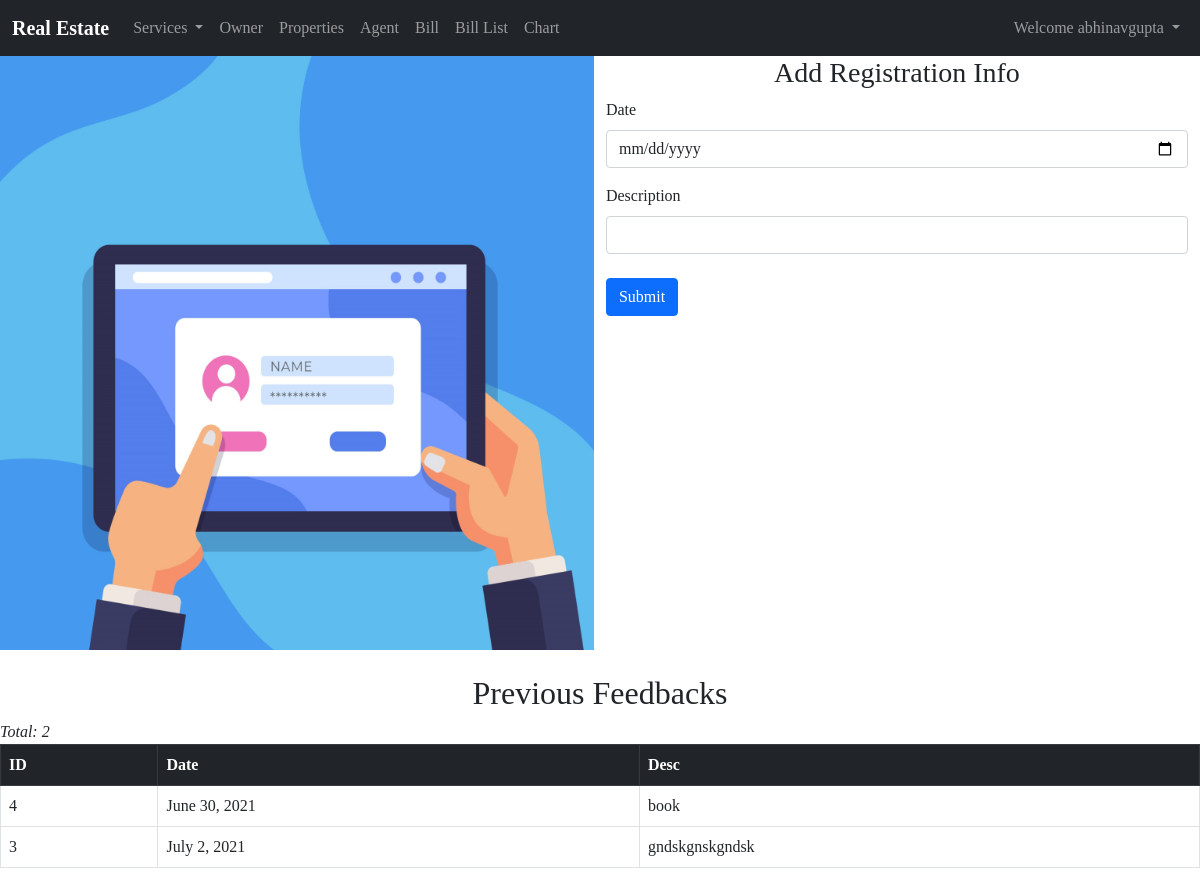
The page /registration (signed in) on the database its author committed.
### Home/models.py (models this page shows, shortened)
class Registration(models.Model):
    date=models.DateField(unique = True)
    desc=models.TextField(max_length=500)

### Home/views.py (the view)
# urls.py: path("registration",views.registration,name='registration'),
def registration(request):
    data=Registration.objects.all().order_by("-id")
    if request.method =="POST":
        date=request.POST.get('date')
        desc=request.POST.get('desc')
        registration=Registration(date=date,desc=desc)
        registration.save()
        messages.success(request,'Form has been submitted.')
    return render(request,'registration.html',{"feedback":data})

### templates/registration.html (shortened to what this page needs)
{% extends 'base.html' %}
{% block body %}
<div class="main-container">
    <div class="container-flex container-fluid px-0 mb-4">
        <img src="/static/registration.png" class="d-block w-100 h-80 mx-0" alt="...">
    </div>
    <div class="container-flex container">
        <h3 class="text-center">Add Registration Info</h3>
        <form method="post" action="/registration">
            <div class="form-group mb-3">
                <label for="date" class="form-label">Date</label>
                <input type="date" class="form-control" id="date" name="date" placeholder="01-06-2021" required>
            </div>
            <div class="form-group mb-3">
                <label for="desc" class="form-label">Description</label>
                <input type="text" class="form-control" id="desc" name="desc" placeholder="" required>
            </div>
            <button type="submit" class="btn btn-primary my-2 ">Submit</button>
        </form>
    </div>
</div>
<div class="row">
    <div class="col-md-12">
        <h2 class="text-center">Previous Feedbacks</h2>
        <em>Total: {{feedback|length}}</em>
        <table class="table table-bordered">
            <thead>
                <tr  class="table table-dark">
                    <th>ID</th>
                    <th>Date</th>
                    <th>Desc</th>
                </tr>
            </thead>
            <tbody>
                {% for msg in feedback %}
                <tr>
                    <td>{{msg.id}}</td>
                    <td>{{msg.date}}</td>
                    <td>{{msg.desc}}</td>
                </tr>
                {% endfor %}
            </tbody>
        </table>
    </div>
</div>
    {% endblock body %}

### templates/base.html (shortened to what this page needs)
<!doctype html>
<html lang="en">
<head>
    <link href="https://cdn.jsdelivr.net/npm/bootstrap@5.0.0/dist/css/bootstrap.min.css" rel="stylesheet"
>
    <link rel="stylesheet" href="https://cdnjs.cloudflare.com/ajax/libs/Chart.js/2.8.0/Chart.min.css" />
</head>
<body>
    <nav class="navbar navbar-expand-lg navbar-dark bg-dark">
        <div class="container-fluid">
            <a class="navbar-brand" href="/"><b>Real Estate</b></a>
            <div class="collapse navbar-collapse" id="navbarSupportedContent">
                <ul class="navbar-nav me-auto mb-2 mb-lg-0">
                    <li class="nav-item dropdown">
                        <a class="nav-link dropdown-toggle" href="/services" id="navbarDropdown" role="button"
                            data-bs-toggle="dropdown" aria-expanded="false">
                            Services
                        </a>
                    </li>
                </ul>
                <li class="nav-item">
                    <a class="nav-link" href="owner">Owner</a>
                </li>
                <li class="nav-item">
                    <a class="nav-link" href="property">Properties</a>
                </li>
                <li class="nav-item">
                    <a class="nav-link" href="agent">Agent</a>
                </li>
                <li class="nav-item">
                    <a class="nav-link" href="bill">Bill</a>
                </li>
                <li class="nav-item">
                    <a class="nav-link" href="bills_list">Bill List</a>
                </li>
                <li class="nav-item">
                    <a class="nav-link" href="chart">Chart</a>
                </li>
            {% if user.is_authenticated %}
            <ul class="navbar-nav">
                <li class="nav-item dropdown">
                  <a class="nav-link dropdown-toggle" href="#" id="navbarDropdown" role="button" data-bs-toggle="dropdown" aria-expanded="false">
                    Welcome {{request.user}}
                  </a>
                </li>
            </ul>
            {% endif %}
            </div>
        </div>
    </nav>
    {% if user.is_authenticated %}
    {% block body %}{% endblock body %}
    {% else %}
    <p>Login/Signup First</p>
    {%endif%}
</body>
</html>

### templates/base.html (style rules this page uses)
.container-flex { display: flex; flex-direction: column; }
a { text-decoration: none; }
body { font-family: 'Brush Script MT', cursive; }
.main-container { display: flex; flex-direction: row; }

### rows shown on the page
Registration: id "4", date "June 30, 2021", desc "book"
Registration: id "3", date "July 2, 2021", desc "gndskgnskgndsk"

### other values the page prints
{{ request.user }} "abhinavgupta"
{{ feedback|length }} "2"
